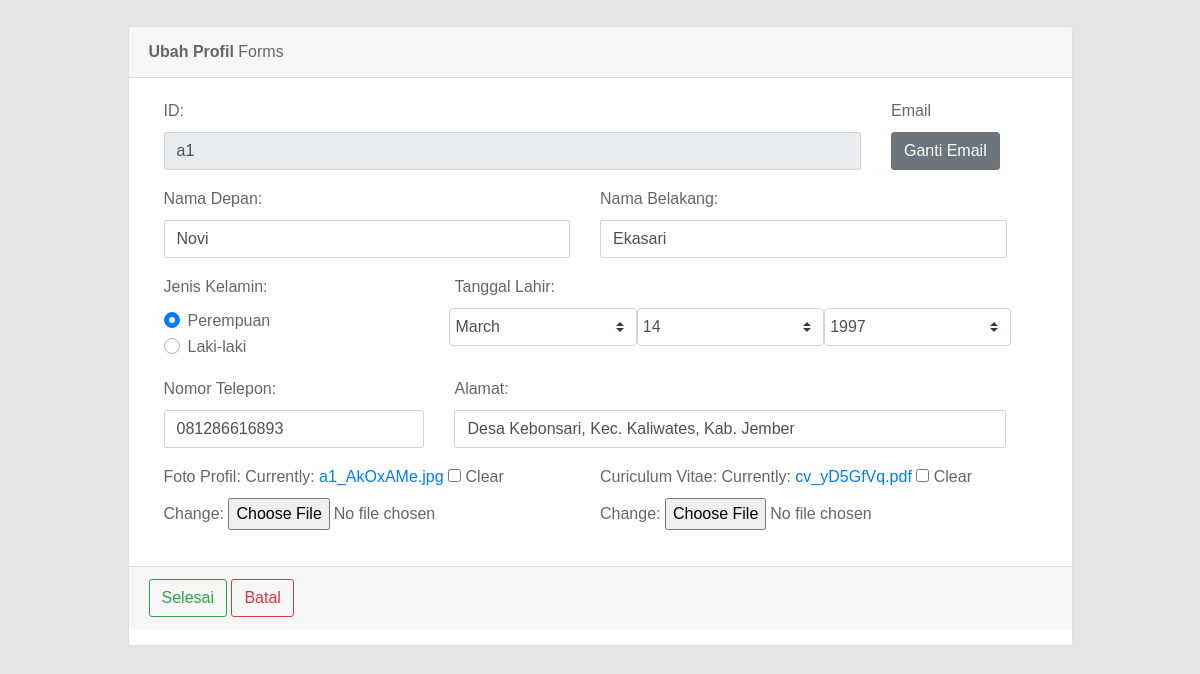
The app's page /account/ubah_profil (signed in) with its own data.
### account/models.py (models this page shows, shortened)
class candidate(models.Model):
	JENKEL = {
		('laki-laki', 'Laki-laki'),
		('perempuan', 'Perempuan'),
	}
	STAT = {
		('seleksi', 'Seleksi'),
		('diterima', 'Diterima'),
		('ditolak', 'Ditolak'),
	}
	LUL = {
		('d1', 'D1'),
		('d2', 'D2'),
		('d3', 'D3'),
		('d4', 'D4'),
		('s1', 'S1')
	}
	id_candidate	= models.CharField(max_length=3, default=increment_candidate, primary_key=True)
	nama_depan		= models.CharField(max_length=25, null=True)
	nama_belakang	= models.CharField(max_length=25, null=True)
	jenis_kelamin	= models.CharField(max_length=25, choices=JENKEL, default='laki-laki')
	tgl_lahir		= models.DateField(blank=True, null=True)
	no_telp			= models.CharField(max_length=13, null=True, blank=True, validators=[validators.MinLengthValidator(10)])
	alamat	 		= models.TextField(null=True, blank=True)
	foto_profil		= models.ImageField(default='default.jpg', blank=True)
	cv				= models.FileField(default='cv.pdf', blank=True)
	status			= models.CharField(max_length=25, choices=STAT, default='seleksi')
	cand_mail 		= models.OneToOneField(
							users,
							null=True,
							blank=True,
							on_delete=models.CASCADE,
							limit_choices_to={'is_leader':False, 'is_staff':False}
						)

### account/decorators.py (the view)
	def wrapper_func(request, *args, **kwargs):
		if request.user.is_authenticated:
			if request.user.is_staff == False and request.user.is_leader == False:
				return view_func(request, *args, **kwargs)
			else:
				return HttpResponse('Anda tidak memiliki akses ke Halaman Pelamar')

### account/forms.py (shortened to what this page needs)
class user_change_form(forms.ModelForm):
	password = ReadOnlyPasswordHashField()
	def __init__(self, *args, **kwargs):
		super(user_change_form, self).__init__(*args, **kwargs)
		f = self.fields.get('user_permissions', None)
		if f is not None:
			f.queryset = f.queryset.select_related('content_type')
	class Meta:
		model  = users
		fields = {
			'email',
			'password'
		}
		labels = {
			'email'		:'Email',
		}
		widgets	= {
			'email':forms.EmailInput(
				attrs={
					'class':'form-control',
					'placeholder':'abcdefg@gmail.com',
				},
				),
		}

### account/views.py (called while the page is built)
@login_required(login_url='login1')
@pelamar_only
def ubah_profilV(request):
	candidate  = request.user.candidate
	data_form1 = profil_cand_form(request.POST or None, request.FILES or None, instance=candidate)
	user 	   = request.user
	data_form2 = user_change_form(request.POST or None, instance=user)
	if request.method == 'POST' and 'ubah_candidate' in request.POST:
		if data_form1.is_valid():
			data_form1.save()
			return redirect('account:profil')
	elif request.method == 'POST' and 'ubah_user' in request.POST:
		if data_form2.is_valid():
			olah = data_form2.save(commit=False)
			olah.is_active = True
			olah.save()
			return redirect('account:profil')
	context = {
		'judul'		:'Profil',
		'judul_isi' :'Ubah Profil',
		'data1'		:data_form1,
		'data2'		:data_form2,
	}
	return render(request, 'account/pelamar/ubah_profil.html', context)

### account/templates/account/pelamar/ubah_profil.html (shortened to what this page needs)
{% extends "base_menu/base.html" %}
{% block isi %}
<div class="page-content--bge5">
	<br>
	<div class="container">
		<div class="col-md-10 offset-md-1">
			<div class="card">
				<form method="POST" enctype="multipart/form-data">
					<div class="card-header">
						<strong>{{judul_isi}}</strong> Forms
					</div>
					<div class="card-body card-block">
						<div class="row col-md-12">
							<div class="form-group col-md-10">
								{{data1.id_candidate.label_tag}}
								{{data1.id_candidate}}
							</div>
							<div class="form-group col-md-2">
								<label>Email</label>
								<div class="">
									<button type="button" class="btn btn-secondary" data-toggle="modal" data-target="#exampleModal" data-whatever="@mdo">Ganti Email</button>
								</div>
							</div>
						</div>
						<div class="row col-md-12">
							<div class="form-group col-md-6">
								{{data1.nama_depan.label_tag}}
								{{data1.nama_depan}}
							</div>
							<div class="form-group col-md-6">
								{{data1.nama_belakang.label_tag}}
								{{data1.nama_belakang}}
							</div>
						</div>
						<div class="row col-md-12">
							<div class="form-group col-md-4">
								{{data1.jenis_kelamin.label_tag}}
								{% for jenis_kelamin in data1.jenis_kelamin %}
								<div class="custom-control custom-radio">
									<label class="custom-control-label" for="{{jenis_kelamin.id_for_label}}">
										{{jenis_kelamin.choice_label}}
									</label>
								</div>
								{% endfor %}
							</div>
							<div class="form-group col-md-8">
								{{data1.tgl_lahir.label_tag}}
								<div class="form-row">
									{{data1.tgl_lahir}}
								</div>
							</div>
						</div>
						<div class="row col-md-12">
							<div class="form-group col-md-4">
								{{data1.no_telp.label_tag}}
								{{data1.no_telp}}
							</div>
							<div class="form-group col-md-8">
								{{data1.alamat.label_tag}}
								{{data1.alamat}}
							</div>
						</div>
						<div class="row col-md-12">
							<div class="form-group col-md-6">
								{{data1.foto_profil.label_tag}}
								{{data1.foto_profil}}
							</div>
							<div class="form-group col-md-6">
								{{data1.cv.label_tag}}
								{{data1.cv}}
							</div>
						</div>
					</div>
					<div class="card-footer form-group">
						<button type="submit" name="ubah_candidate" class="btn btn-outline-success">
							Selesai
						</button>
						<a href="javascript:history.back()" class="btn btn-outline-danger">
							Batal
						</a>
					</div>
				</form>
			</div>
		</div>
	</div>
</div>
{% endblock isi %}

### records on screen
candidate: id_candidate "a1", nama_depan "Novi", nama_belakang "Ekasari", no_telp "081286616893", alamat "Desa Kebonsari, Kec. Kaliwates, Kab. Jember"

### other values on screen
{{ judul_isi }} "Ubah Profil"
{{ data1.id_candidate.label_tag }} "ID:"
{{ data1.nama_depan.label_tag }} "Nama Depan:"
{{ data1.nama_belakang.label_tag }} "Nama Belakang:"
{{ data1.jenis_kelamin.label_tag }} "Jenis Kelamin:"
{{ jenis_kelamin.choice_label }} "Perempuan" "Laki-laki"
{{ data1.tgl_lahir.label_tag }} "Tanggal Lahir:"
{{ data1.no_telp.label_tag }} "Nomor Telepon:"
{{ data1.alamat.label_tag }} "Alamat:"
{{ data1.foto_profil.label_tag }} "Foto Profil:"
{{ data1.cv.label_tag }} "Curiculum Vitae:"
